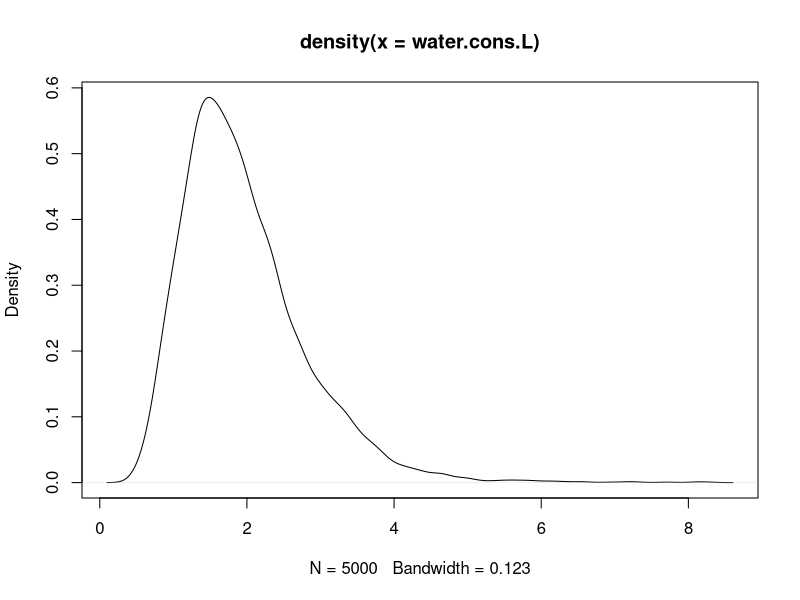
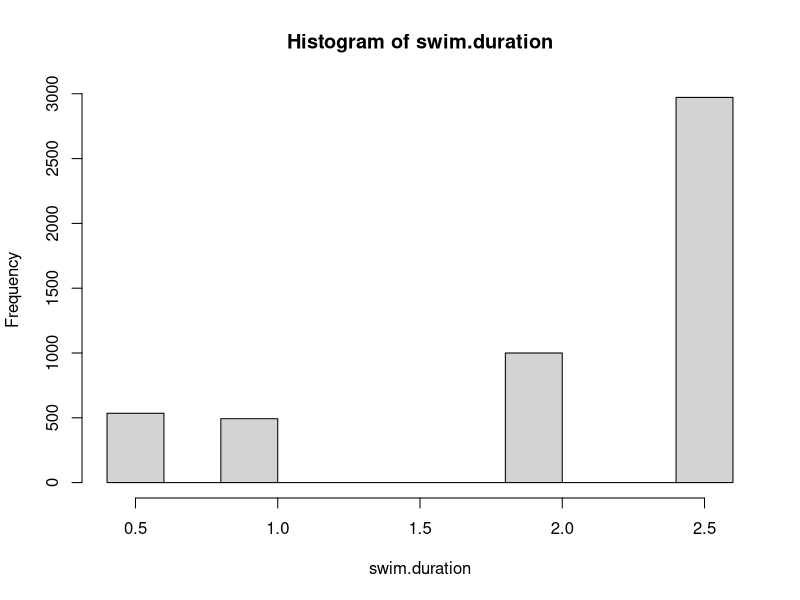
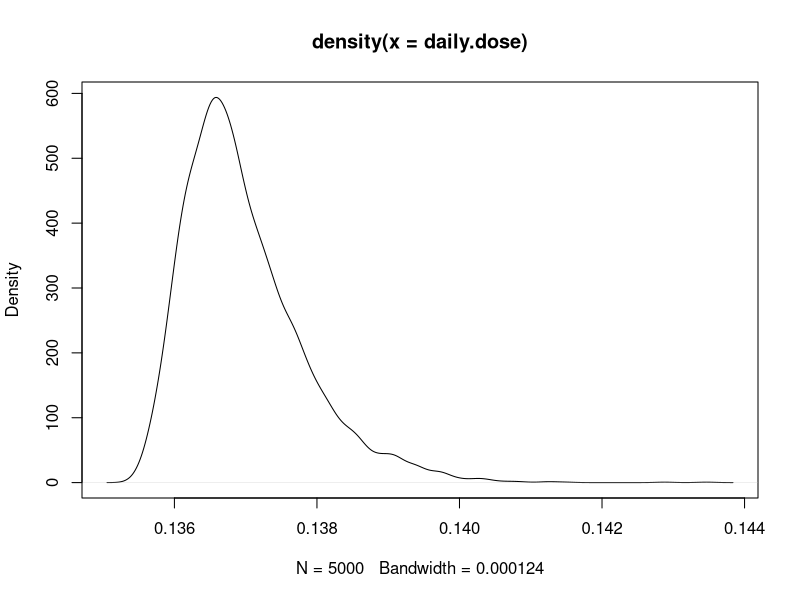

Write R code to recreate these figures, in order.
## ---- chunk 1
# A probabilistic solution in R for the daily microbial exposure from drinking
# water consumption, swimming in surface water, and shellfish consumption for 
# Example 6.18 from Quantitative Microbial Risk Assessment, 2nd Edition by 
# Charles N. Haas, Joan B. Rose, and Charles P. Gerba. (Wiley, 2014).

# Copyright (c) Jane Pouzou
# License: CC BY-SA 4.0 - https://creativecommons.org/licenses/by-sa/4.0/

# Generate 5000 random values from a log-normal distribution to estimate 
# exposure from consumption of drinking water (ml/day). Divide by 1000 mL/L 
# to get consumption in liters/day.  Values for meanlog and sdlog are from the 
# QMRA textbook (Haas, 2014), page 216, Table 6.30.
water.cons.L <- rlnorm(5000, meanlog = 7.49, sdlog = 0.407) / 1000

# Plot the kernal density curve of the generated values just as a check.
plot(density(water.cons.L))

# Sample 5000 times from a discrete distribution of swim duration with 
# assigned probabilities of each outcome.
swim.duration <- sample(x = c(0.5, 1, 2, 2.6), 5000, replace = TRUE, 
                        prob = c(0.1, 0.1, 0.2, 0.6))

# Create a simple histogram of our distribution as a check.
hist(swim.duration)

# Define additional variables provided in the example for three exposure types.
#
# Shellfish consumption
shell.viral.load <- 1
shell.cons <- 9e-4 * 150  # 9e-4 Person-Days per year * 150 g per occurrence
# Drinking water consumption
dw.viral.load <- 0.001
# Surface water consumption while swimming
sw.viral.load <- 0.01
sw.daily.IR <- 50         # Ingestion rate in mL of surface water
sw.frequency <- 7         # Exposure frequency of 7 swims per year

# Define a function to calculate microbial exposure risk.
Risk.fcn <- function(shell.vl, shell.cons, water.cons.L, dw.vl, sw.vl, 
                     sw.daily.IR, sw.duration, sw.frequency) {
    ((shell.vl * shell.cons) + (water.cons.L * dw.vl) + 
         ((sw.vl * (sw.daily.IR * sw.duration * sw.frequency)) / 365 / 1000))
}

# Define an empty risk matrix to store simulation results.
Risk.mat <- matrix(as.numeric(NA), nrow = 5000, ncol = 5000)

# Run the simulation.
set.seed(1)
for (j in 1:5000) {
    water.cons.L <- rlnorm(n = 5000, meanlog = 7.49, sdlog = 0.407) / 1000
    swim.duration <- sample(x = c(0.5, 1, 2, 2.6), size = 5000,
                            replace = TRUE, prob = c(0.1, 0.1, 0.2, 0.6))
    
    Risk.mat[,j] <- Risk.fcn(water.cons.L = water.cons.L, 
                             sw.duration = swim.duration, 
                             shell.vl = shell.viral.load[j], 
                             dw.vl = dw.viral.load[j], 
                             shell.cons = shell.cons[j], 
                             sw.vl = sw.viral.load[j], 
                             sw.daily.IR = sw.daily.IR[j], 
                             sw.frequency = sw.frequency[j])
    daily.dose <- Risk.mat[,1]
}

# Plot the results of the simulation.
plot(density(daily.dose))
